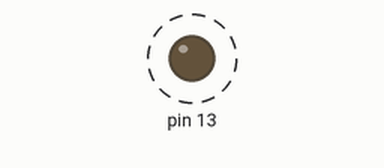
Recording of a sketch running on a simulated Arduino Mega 2560, built with avr-gcc and run on an emulated ATmega2560. On the bench: output pins drawn as LEDs (lit = HIGH). Dashed ring = blinking.

Above: at 0.2 s.
Timing chart, 0 to 3.0 s (numbered marks = the images above):
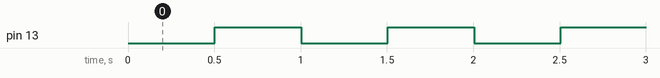

Measured:
- by itself, pin 13: alternates HIGH for 0.50 s and LOW for 0.50 s

The sketch:

SendingMultiaxisData.ino
```cpp
// (licence header left out)
#include <Arduino.h>
#include <elapsedMillis.h>
#include <blink.h>

#define HWSERIAL Serial1

elapsedMillis sw;
Blink blinky;

int32_t x = 0, y = 0, z = 0;

void setup() {
    HWSERIAL.begin(2000000);
    blinky.begin(13, 500);
}

void loop() {
    blinky.update();

    if (sw >= 20) {
        x += 1;
        y += 2;
        z += 3;

        HWSerialMessage();
        sw = 0;
    }
}

void HWSerialMessage() {
        HWSERIAL.print("<");
        HWSERIAL.print(x);
        HWSERIAL.print(',');
        HWSERIAL.print(y);
        HWSERIAL.print(',');
        HWSERIAL.print(z);
        HWSERIAL.println(">");
}
```
